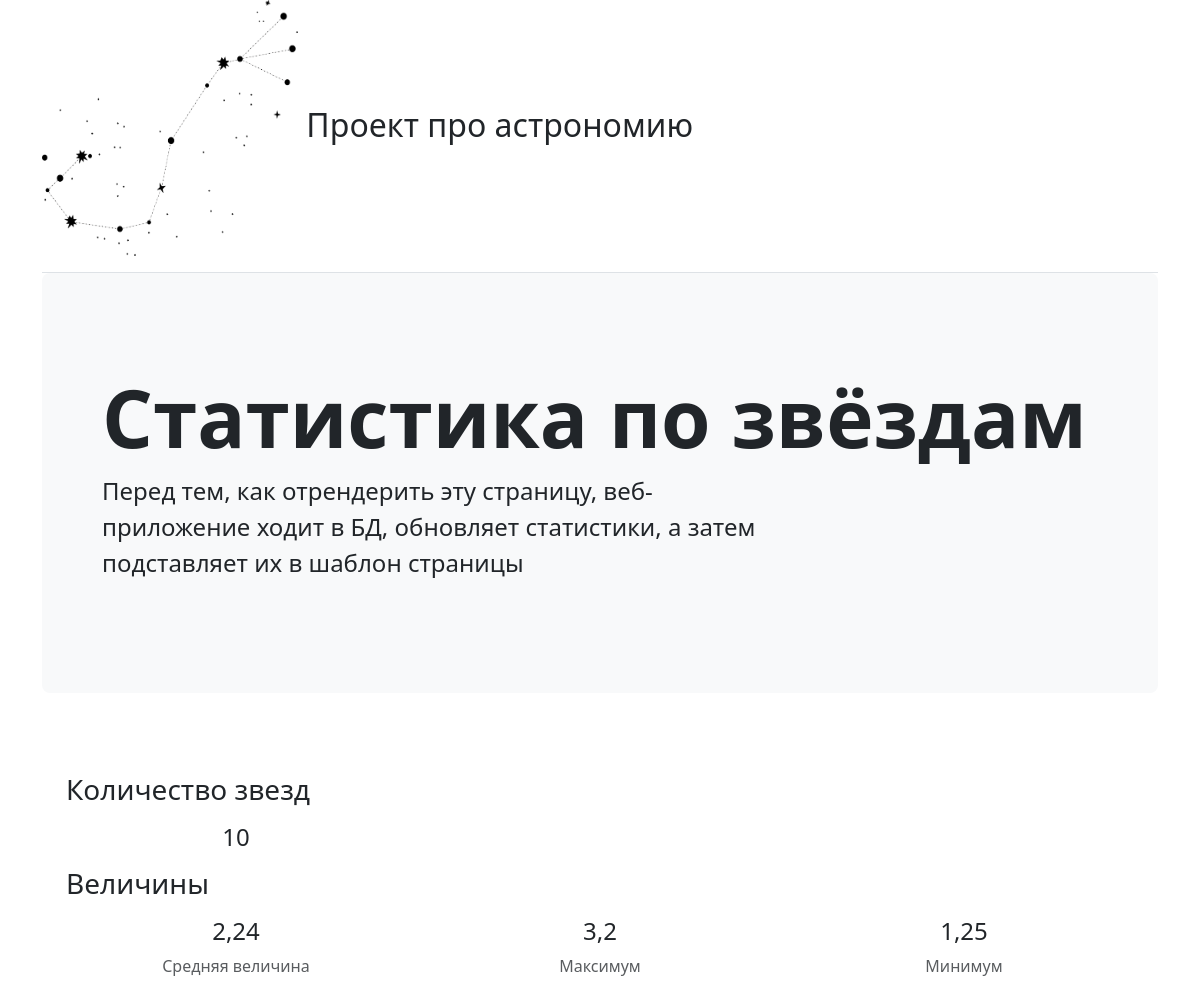
/stats, run on an earlier commit of the app's database.
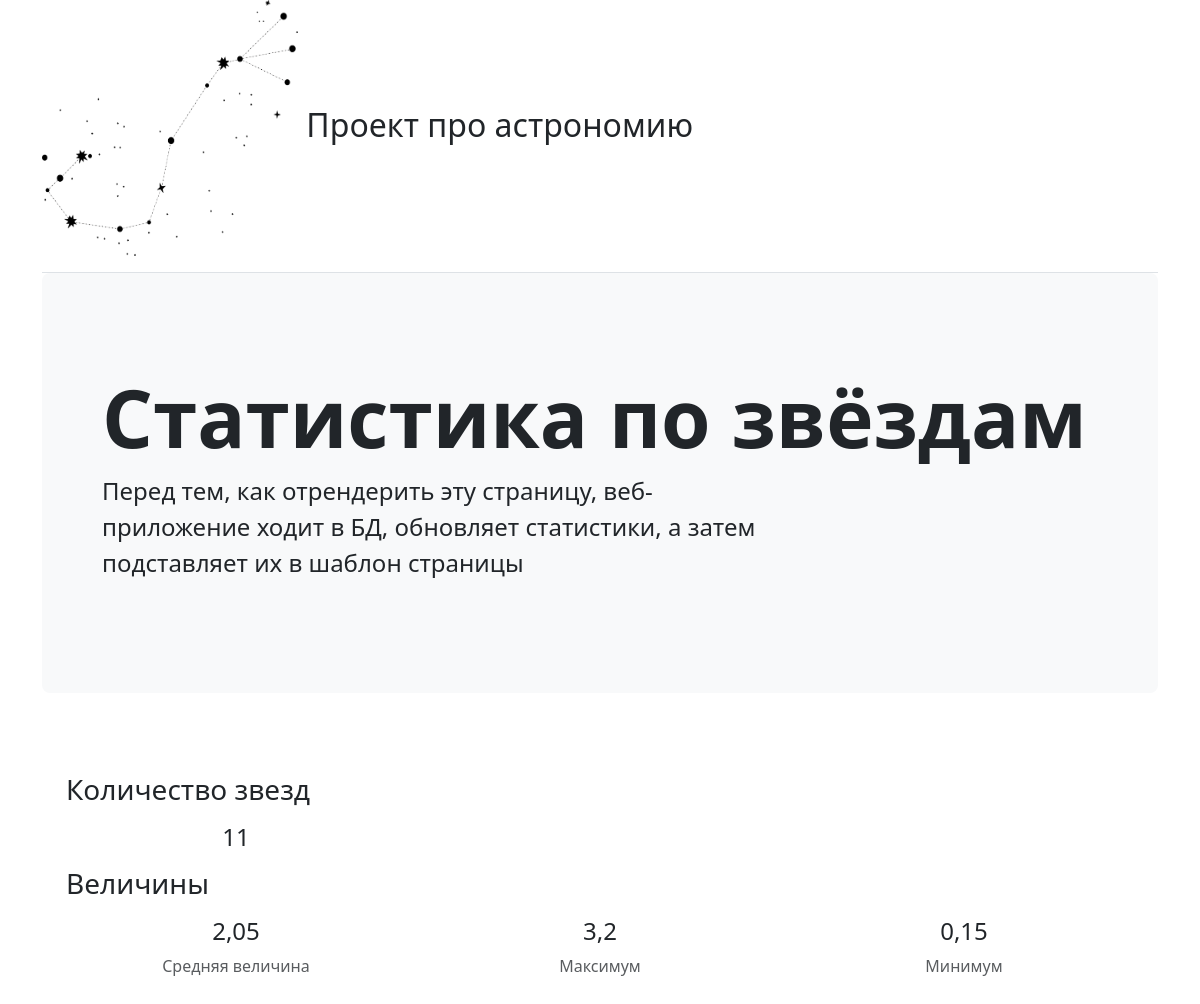
And on a later commit of the database.
### proj_astron/models.py (models this page shows)
class Star(models.Model):
    star = models.TextField(primary_key=True)
    type = models.TextField()
    magnitude = models.FloatField()
    constellation = models.TextField()
    class Meta:
        managed = False
        db_table = 'Stars'
    objects = models.Manager()

### proj_astron/views.py (the view)
# urls.py: path('stats', views.show_stats),
def show_stats(request):
    return render(request, "stats.html", context={'stats': db_stars.db_get_star_stats()})

### proj_astron/db_stars.py (called while the page is built)
def db_get_star_stats():
    magnitudes = [star.magnitude for star in Star.objects.all()]
    return {"stars_all": len(magnitudes),
            "magnitude_avg": round(np.mean(magnitudes), 2),
            "magnitude_max": max(magnitudes),
            "magnitude_min": min(magnitudes)}

### templates/stats.html
{% extends "base_page.html" %}
{% block page-title %}
Статистика по звёздам
{% endblock %}
{% block page-lead %}
Перед тем, как отрендерить эту страницу, веб-приложение ходит в БД, обновляет статистики, а затем подставляет их в шаблон страницы
{% endblock %}
{% block content %}
<div class="container px-4 py-5" id="stats">
    <div>
        <h3 class="py-2">Количество звезд</h3>
    </div>
    <div class="row text-center">
        <div class="col-md-4">
            <h4>{{ stats.stars_all }}</h4>
        </div>
    </div>
    <div>
        <h3 class="py-2">Величины</h3>
    </div>
    <div class="row text-center">
        <div class="col-md-4">
            <h4>{{ stats.magnitude_avg }}</h4>
            <p class="text-muted">Средняя величина</p>
        </div>
        <div class="col-sm-4">
            <h4>{{ stats.magnitude_max }}</h4>
            <p class="text-muted">Максимум</p>
        </div>
        <div class="col-sm-4">
            <h4>{{ stats.magnitude_min }}</h4>
            <p class="text-muted">Минимум</p>
        </div>
    </div>
</div>
{% endblock %}

What changed in the data, as far as the page shows it:
no longer on this page (row unchanged): Star: magnitude_min "1,25"
added Star: magnitude_min "0,15"
Also different on the page:
{{ stats.stars_all }}: "10" → "11"
{{ stats.magnitude_avg }}: "2,24" → "2,05"
